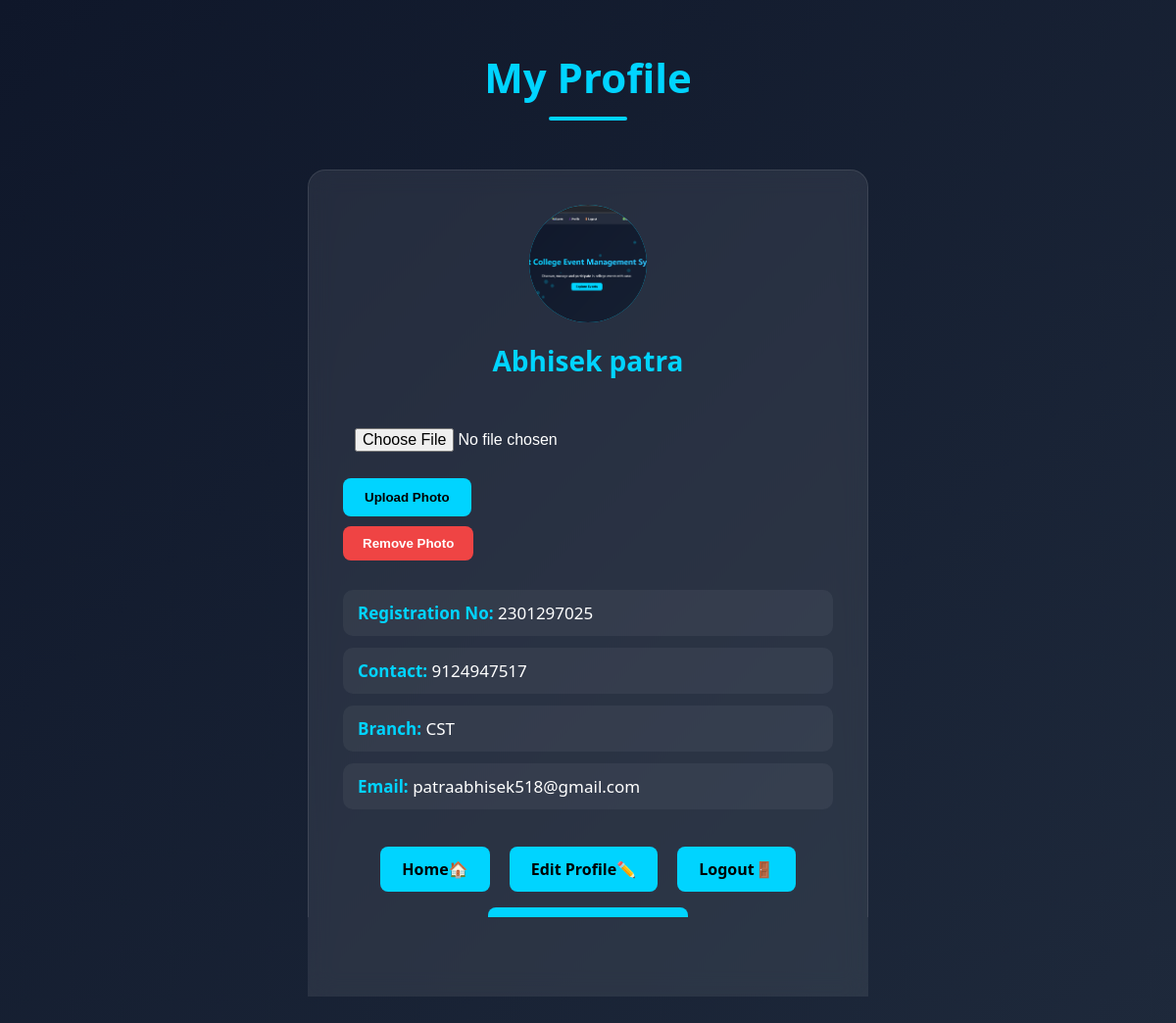
The page /profile (signed in) on the database its author committed.
### tables this page shows
CREATE TABLE students (
    id INTEGER PRIMARY KEY AUTOINCREMENT,
    name TEXT,
    registration_no TEXT,
    contact TEXT,
    branch TEXT,
    email TEXT UNIQUE,
    password TEXT
, profile_image TEXT);

### app.py (the view)
@app.route("/profile")
def profile():
    if "user_id" not in session:
        return redirect("/login")
    conn = sqlite3.connect("events.db")
    cursor = conn.cursor()
    cursor.execute("SELECT * FROM students WHERE id=?", (session["user_id"],))
    user = cursor.fetchone()
    conn.close()
    return render_template("profile.html", user=user)

### templates/profile.html (shortened to what this page needs)
<!DOCTYPE html>
<html>
<head>
    <link rel="stylesheet" href="{{ url_for('static', filename='css/profile.css') }}">
</head>
<body>
    <h1 class="profile-title">My Profile</h1>
    <div class="profile-card">
        <div class="profile-avatar">
            {% if user[7] %}
            <img src="{{ url_for('static',
            filename='uploads/' + user[7]) }}" alt="Profile Photo">
            {% else %}
            👤
            {% endif %}
        </div>
        <h2 class="profile-name">{{ user[1] }}</h2>
        <form action="/upload_profile_photo" method="POST" enctype="multipart/form-data">
            <input type="file" name="profile_photo" accept="image/*" required>
            <button type="submit" class="btn">
                Upload Photo
            </button>
        </form>
        {% if user[7] %}
        <form action="/remove_profile_photo" method="POST">
            <button type="submit" class="remove-btn">
                Remove Photo
            </button>
        </form>
        {% endif %}
        <div class="profile-info">
            <p><strong>Registration No:</strong> {{ user[2] }}</p>
            <p><strong>Contact:</strong> {{ user[3] }}</p>
            <p><strong>Branch:</strong> {{ user[4] }}</p>
            <p><strong>Email:</strong> {{ user[5] }}</p>
        </div>
        <div class="profile-buttons">
            <a href="/">Home🏠</a>
            <a href="/edit_profile">Edit Profile✏️</a>
            <a href="/logout">Logout🚪</a>
            <a href="/change_password">Change Password🔑</a>
        </div>
    </div>
</body>
</html>

### static/css/profile.css (style rules this page uses)
body { margin: 0; font-family: 'Segoe UI', sans-serif; background: linear-gradient(135deg, #0f172a, #1e293b); color: white; }
.profile-title { text-align: center; margin-top: 50px; font-size: 42px; color: #00d4ff; }
.profile-title::after { content: ""; display: block; width: 80px; height: 4px; background: #00d4ff; margin: 12px auto 0; border-radius: 5px; }
.profile-card { width: 500px; max-width: 90%; margin: 50px auto; padding: 35px; background: rgba(255, 255, 255, 0.08); backdrop-filter: blur(12px); -webkit-backdrop-filter: blur(12px); border: 1px solid rgba(255, 255, 255, 0.1); border-radius: 18px; transition: all 0.3s ease; }
.profile-avatar { width: 110px; height: 110px; margin: auto; border-radius: 50%; background: #00d4ff; display: flex; align-items: center; justify-content: center; font-size: 50px; color: black; font-weight: bold; }
.profile-name { text-align: center; margin-top: 20px; font-size: 28px; color: #00d4ff; }
.profile-info { margin-top: 30px; }
.profile-info p { padding: 12px 15px; margin: 12px 0; background: rgba(255, 255, 255, 0.05); border-radius: 10px; font-size: 17px; }
.profile-info strong { color: #00d4ff; }
.profile-buttons { margin-top: 30px; text-align: center; }
.profile-buttons a { display: inline-block; margin: 8px; padding: 12px 22px; background: #00d4ff; color: black; text-decoration: none; font-weight: bold; border-radius: 8px; transition: 0.3s; }
input { width: 100%; padding: 12px; margin-top: 8px; border: none; border-radius: 8px; box-sizing: border-box; font-size: 16px; }
button.btn { border: none; cursor: pointer; padding: 12px 22px; background: #00d4ff; color: black; font-weight: bold; border-radius: 8px; }
.profile-avatar { width: 120px; height: 120px; border-radius: 50%; overflow: hidden; margin: auto; background: #00d4ff; display: flex; align-items: center; justify-content: center; font-size: 50px; }
.profile-avatar img { width: 100%; height: 100%; object-fit: cover; }
input[type="file"] { width: 100%; margin-top: 15px; margin-bottom: 15px; color: white; }
.remove-btn { margin-top: 10px; padding: 10px 20px; border: none; border-radius: 8px; cursor: pointer; background: #ef4444; color: white; font-weight: 600; transition: 0.3s; }

### rows shown on the page
students: profile_image (picture), name "Abhisek patra", registration_no "2301297025", contact "9124947517", branch "CST", email "patraabhisek518@gmail.com"
